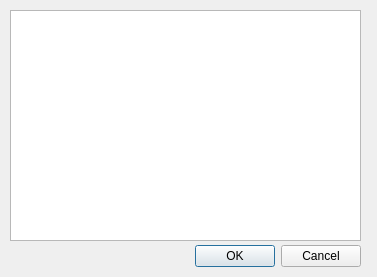
<?xml version="1.0" encoding="UTF-8"?>
<ui version="4.0">
 <class>SelectProgram</class>
 <widget class="QDialog" name="SelectProgram">
  <property name="geometry">
   <rect>
    <x>0</x>
    <y>0</y>
    <width>377</width>
    <height>277</height>
   </rect>
  </property>
  <property name="windowTitle">
   <string>Select Program for Simulation</string>
  </property>
  <widget class="QDialogButtonBox" name="buttonBox">
   <property name="geometry">
    <rect>
     <x>20</x>
     <y>240</y>
     <width>341</width>
     <height>32</height>
    </rect>
   </property>
   <property name="orientation">
    <enum>Qt::Horizontal</enum>
   </property>
   <property name="standardButtons">
    <set>QDialogButtonBox::Cancel|QDialogButtonBox::Ok</set>
   </property>
  </widget>
  <widget class="QListView" name="execList">
   <property name="geometry">
    <rect>
     <x>10</x>
     <y>10</y>
     <width>351</width>
     <height>231</height>
    </rect>
   </property>
  </widget>
 </widget>
 <resources/>
 <connections>
  <connection>
   <sender>buttonBox</sender>
   <signal>accepted()</signal>
   <receiver>SelectProgram</receiver>
   <slot>accept()</slot>
   <hints>
    <hint type="sourcelabel">
     <x>248</x>
     <y>254</y>
    </hint>
    <hint type="destinationlabel">
     <x>157</x>
     <y>274</y>
    </hint>
   </hints>
  </connection>
  <connection>
   <sender>buttonBox</sender>
   <signal>rejected()</signal>
   <receiver>SelectProgram</receiver>
   <slot>reject()</slot>
   <hints>
    <hint type="sourcelabel">
     <x>316</x>
     <y>260</y>
    </hint>
    <hint type="destinationlabel">
     <x>286</x>
     <y>274</y>
    </hint>
   </hints>
  </connection>
 </connections>
</ui>
